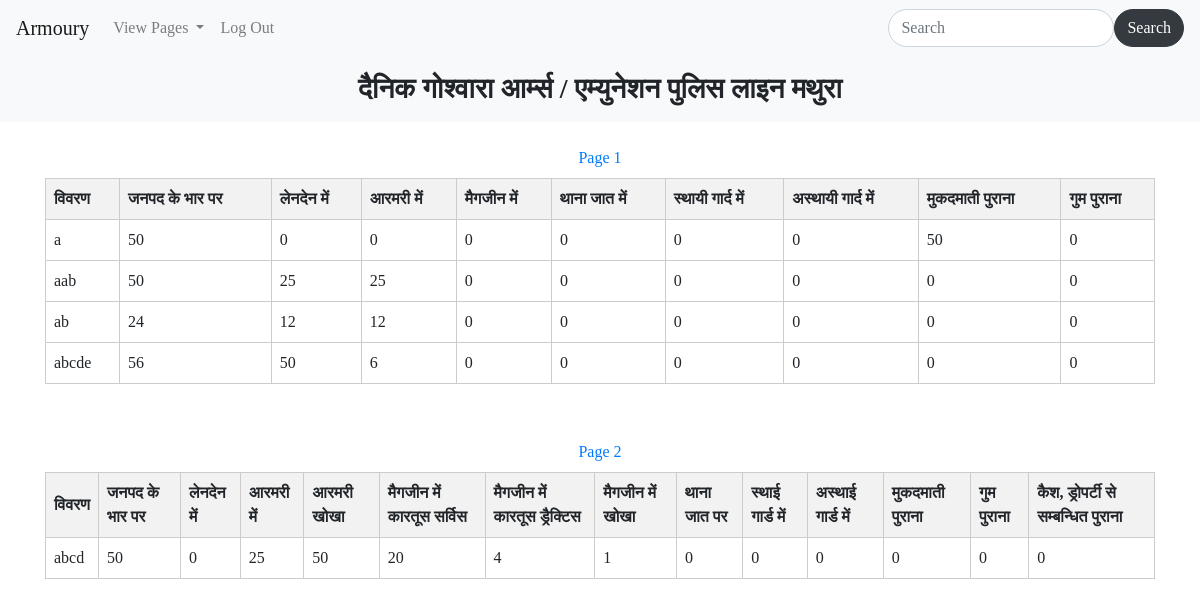
Screenshot of /index.php (signed in) with the database file from the repository.
### tables this page shows
CREATE TABLE `armoury` (
  `item` varchar(200) NOT NULL,
  `total` int(11) NOT NULL,
  `A` int(11) NOT NULL,
  `B` int(11) NOT NULL,
  `C` int(11) NOT NULL,
  `D` int(11) NOT NULL,
  `E` int(11) NOT NULL,
  `F` int(11) NOT NULL,
  `G` int(11) NOT NULL,
  `H` int(11) NOT NULL
);

CREATE TABLE `armoury2` (
  `item` varchar(200) NOT NULL,
  `total` int(11) NOT NULL,
  `A` int(11) NOT NULL,
  `B` int(11) NOT NULL,
  `C` int(11) NOT NULL,
  `D` int(11) NOT NULL,
  `E` int(11) NOT NULL,
  `F` int(11) NOT NULL,
  `G` int(11) NOT NULL,
  `H` int(11) NOT NULL,
  `I` int(11) NOT NULL,
  `J` int(11) NOT NULL,
  `K` int(11) NOT NULL,
  `L` int(11) NOT NULL
);

### view3.php (called while the page is built)
<?php
getproducts();
getproducts2();
?>

### functions/common_function.php (the view, shortened to what this page needs)
<!DOCTYPE html>
<head>
    <link rel="stylesheet" href="../style.css">
</head>
<?php
function getproducts(){
    global $con;
    $select_query = "SELECT * FROM `armoury` ORDER BY `item` ";
$result_query = mysqli_query($con, $select_query);
echo "  <a class='nav-link text-center' href='#'>Page 1</a>";
echo "<table border='1'>";
echo "<thead><tr>";
echo "<th>विवरण</th>";
echo "<th>जनपद के भार पर</th>";
echo "<th>लेनदेन में</th>";
echo "<th>
आरमरी में</th>";
echo "<th>मैगजीन में
</th>";
echo "<th>थाना जात में
</th>";
echo "<th>स्थायी गार्द में
</th>";
echo "<th>अस्थायी गार्द में
</th>";
echo "<th>मुकदमाती पुराना
</th>";
echo "<th>गुम पुराना
</th>";
echo "</tr></thead><tbody>";
while ($row = mysqli_fetch_assoc($result_query)) {
    $item = $row['item'];
    $total = $row['total'];
    $A = $row['A'];
    $B = $row['B'];
    $C = $row['C'];
    $D = $row['D'];
    $E = $row['E'];
    $F = $row['F'];
    $G = $row['G'];
    $H = $row['H'];
echo "<tr>";
echo "<td>" . $item . "</td>";
echo "<td>" . $total . "</td>";
echo "<td>" . $A . "</td>";
echo "<td>" . $B . "</td>";
echo "<td>" . $C . "</td>";
echo "<td>" . $D . "</td>";
echo "<td>" . $E . "</td>";
echo "<td>" . $F . "</td>";
echo "<td>" . $G . "</td>";
echo "<td>" . $H . "</td>";
echo "</tr>";
}
echo "</tbody></table>";
echo "<br><br>";
}
function getproducts2(){
    global $con;
    $select_query = "SELECT * FROM `armoury2` ORDER BY `item` ";
$result_query = mysqli_query($con, $select_query);
echo "  <a class='nav-link text-center' href='#'>Page 2</a>";
echo "<table border='1'>";
echo "<thead><tr>";
echo "<th>विवरण
            </th>";
            echo "<th>जनपद के भार पर
            </th>";
            echo "<th>लेनदेन में
            </th>";
            echo "<th>आरमरी में
            </th>";
            echo "<th>आरमरी खोखा
            </th>";
            echo "<th>मैगजीन में कारतूस सर्विस
            </th>";
            echo "<th>मैगजीन में कारतूस ड्रैक्टिस
            </th>";
            echo "<th> मैगजीन में खोखा
            </th>";
            echo "<th> थाना जात पर
            </th>";
            echo "<th>स्थाई गार्ड में
            </th>";
            echo "<th>अस्थाई गार्ड में
            </th>";
            echo "<th>मुकदमाती पुराना
            </th>";
            echo "<th>गुम पुराना
            </th>";
            echo "<th>कैश, ड्रोपर्टी से सम्बन्धित पुराना
            </th>";
echo "</tr></thead><tbody>";
while ($row = mysqli_fetch_assoc($result_query)) {
    $item = $row['item'];
    $total = $row['total'];
    $A = $row['A'];
    $B = $row['B'];
    $C = $row['C'];
    $D = $row['D'];
    $E = $row['E'];
    $F = $row['F'];
    $G = $row['G'];
    $H = $row['H'];
    $I = $row['I'];
    $J = $row['J'];
    $K = $row['K'];
    $L = $row['L'];
echo "<tr>";
echo "<td>" . $item . "</td>";
echo "<td>" . $total . "</td>";
echo "<td>" . $A . "</td>";
echo "<td>" . $B . "</td>";
echo "<td>" . $C . "</td>";
echo "<td>" . $D . "</td>";
echo "<td>" . $E . "</td>";
echo "<td>" . $F . "</td>";
echo "<td>" . $G . "</td>";
echo "<td>" . $H . "</td>";
echo "<td>" . $I . "</td>";
echo "<td>" . $J . "</td>";
echo "<td>" . $K . "</td>";
echo "<td>" . $L . "</td>";
echo "</tr>";
}
echo "</tbody></table>";
echo "<br><br>";
}

### index.php (shortened to what this page needs)
<?php
    include('includes/connect.php');
    include('functions/common_function.php');
?>
<!DOCTYPE html>
<html lang="en">
<head>
    <link rel="stylesheet" href="style.css">
    <link
        rel="stylesheet"
        href="https://cdnjs.cloudflare.com/ajax/libs/font-awesome/6.3.0/css/all.min.css"
    />
    <link rel="stylesheet" href="https://cdn.jsdelivr.net/npm/bootstrap@4.0.0/dist/css/bootstrap.min.css">
</head>
<body>
<nav class="navbar navbar-expand-lg navbar-light bg-light">
  <a class="navbar-brand" href="index.php">Armoury</a>
  <div class="collapse navbar-collapse" id="navbarSupportedContent">
    <ul class="navbar-nav mr-auto">
      <li class="nav-item dropdown">
        <a class="nav-link dropdown-toggle" href="#" id="navbarDropdown" role="button" data-toggle="dropdown" aria-haspopup="true" aria-expanded="false">
          View Pages
        </a>
      </li>
      <li class="nav-item">
        <a class="nav-link " href="users_area/user_logout.php">Log Out</a>
      </li>
    </ul>
    <form class="d-flex"  action="search_product.php" method="get">
                <input class="form-control me-2" type="search" placeholder="Search" aria-label="Search" name="search_data" style="border-radius:50px">
                <input type="submit" value="Search" class="btn
                btn-dark btn " name="search_data_product" style="border-radius:50px">
            </form>
  </div>
</nav>
<div class="bg-light">
            <h3 class="text-center p-3"><b>दैनिक गोश्वारा आर्म्स / एम्युनेशन पुलिस लाइन मथुरा</b></h3>
        </div>
<div class="container my-3">
            <?php
            if(isset($_GET['view_all1'])){
                include('view1.php');
            }
            elseif(isset($_GET['view_all2'])){
                include('view2.php');
            }
            elseif(isset($_GET['insert_1'])){
                include('insert1.php');
            }
            elseif(isset($_GET['insert_2'])){
                include('insert2.php');
            }
            else{
                include('view3.php');
            }
            ?>
        </div>
</body>
</html>

### functions/common_function.php (style rules this page uses)
* { font-family: 'Lucida Console'; }

### index.php (style rules this page uses)
body { font-family: Arial, sans-serif; }
table { width: 100%; border-collapse: collapse; }
th, td { padding: 8px; border: 1px solid #ccc; }
th { background-color: #f2f2f2; text-align: left; }

### rows the page displays
armoury: item "a", total "50", A "0", B "0", C "0", D "0", E "0", F "0", G "50", H "0"
armoury: item "aab", total "50", A "25", B "25", C "0", D "0", E "0", F "0", G "0", H "0"
armoury: item "ab", total "24", A "12", B "12", C "0", D "0", E "0", F "0", G "0", H "0"
armoury: item "abcde", total "56", A "50", B "6", C "0", D "0", E "0", F "0", G "0", H "0"
armoury2: item "abcd", total "50", A "0", B "25", C "50", D "20", E "4", F "1", G "0", H "0", I "0", J "0", K "0", L "0"
